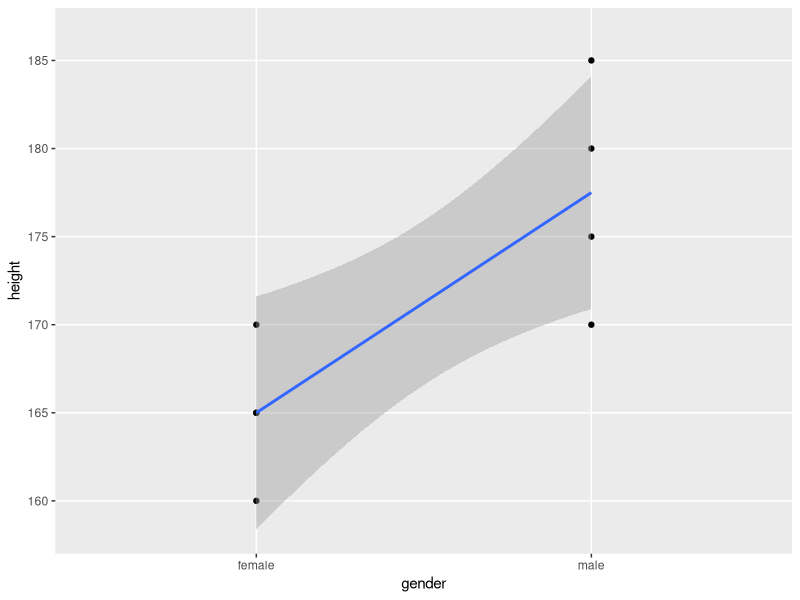
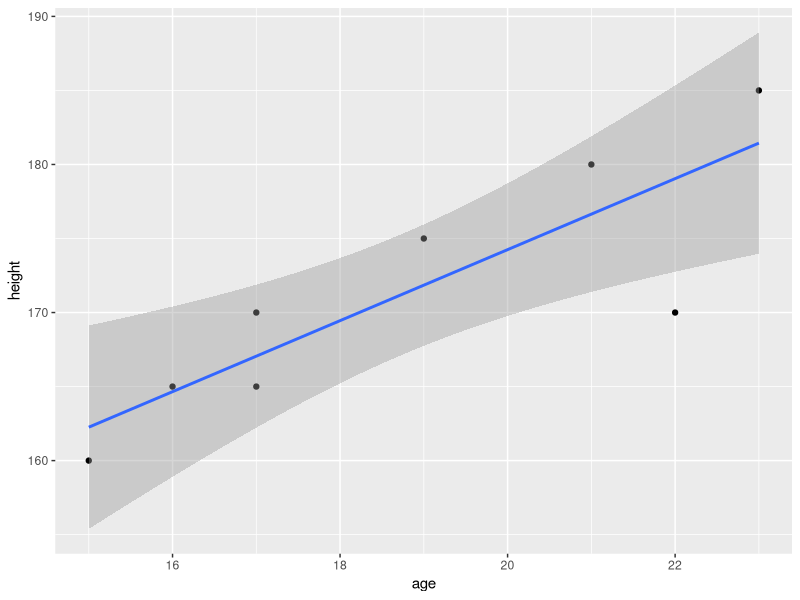
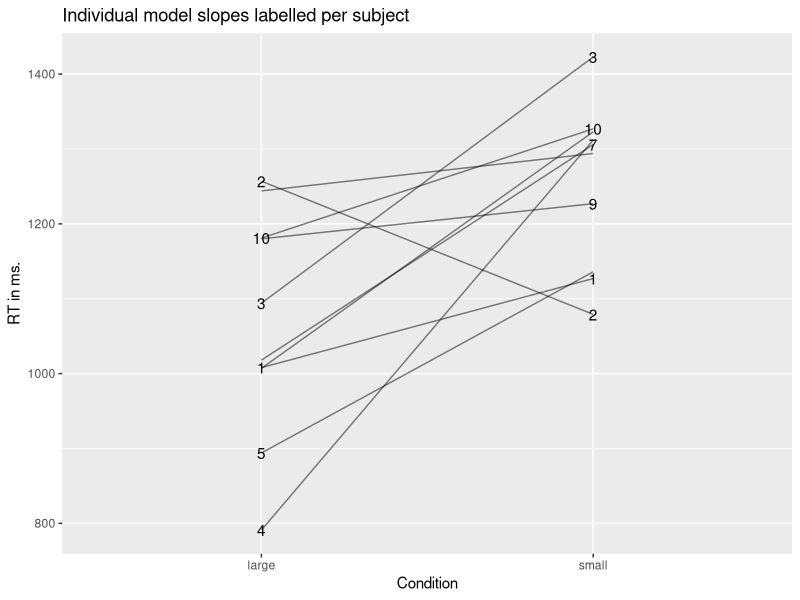
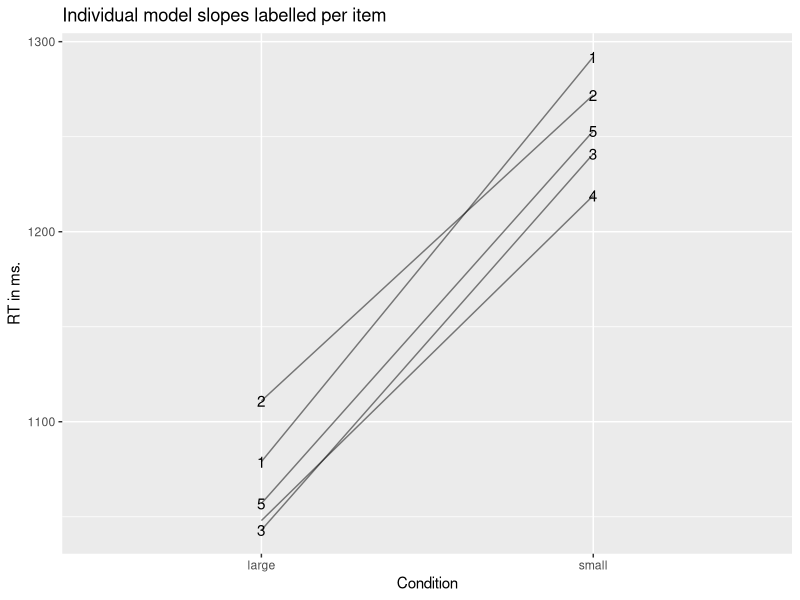
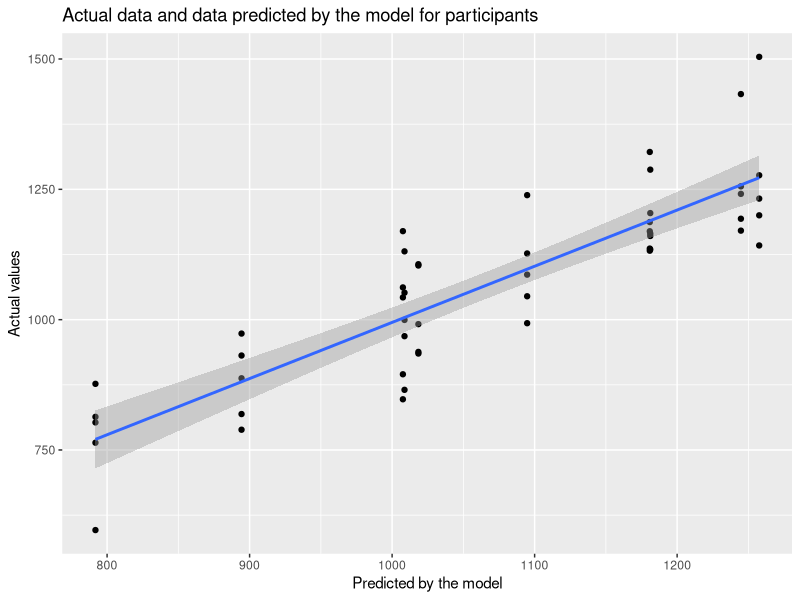
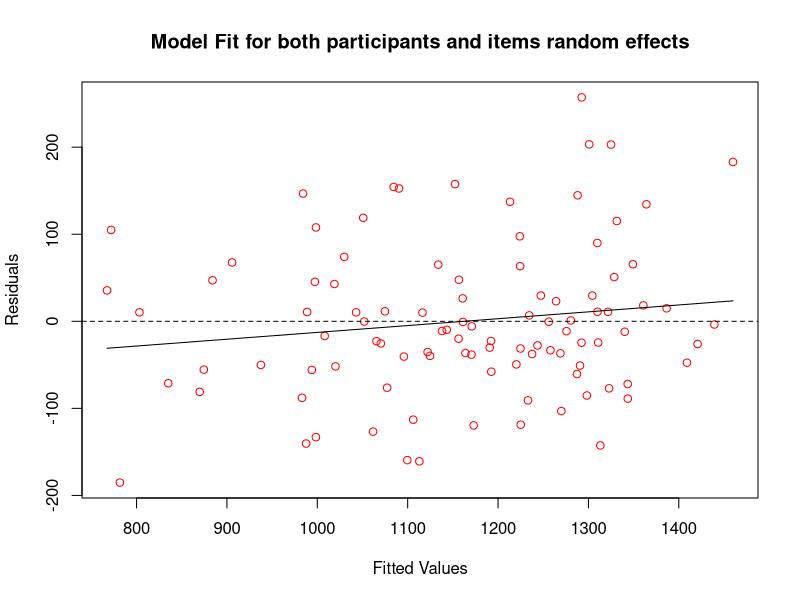
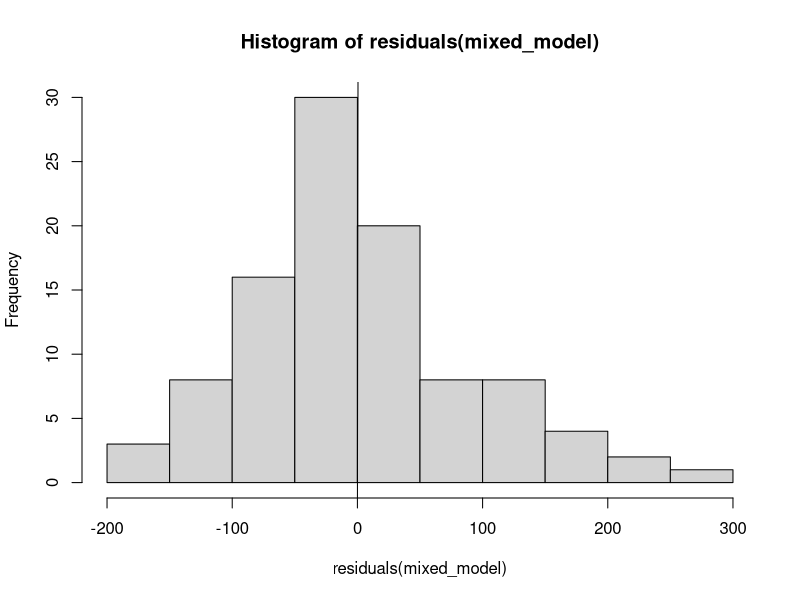
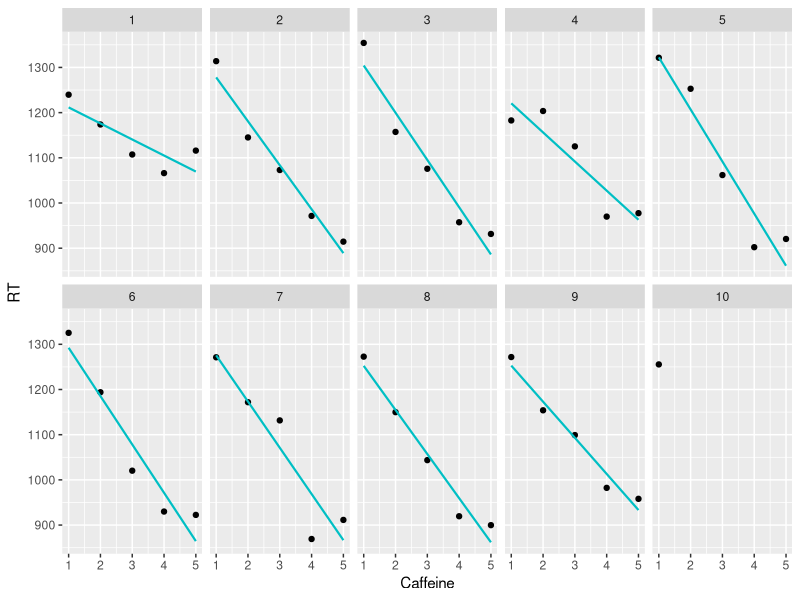

Source code (R) for these figures, in order: (Note: this script raises an error after producing the figures.)
library(lme4) # needed for linear mixed models
library(lmerTest) # gives us p-values for parameters in linear mixed models 
library(emmeans) # allows us to run pairwise comparisons/contrsasts
library(tidyverse) # load the tidyverse packages
library(ordinal) # needed for CLMM - cumulative link mixed models for ordinal data

# Linear model
subject <- seq(1:8)
gender <- c(rep("male",4), rep("female",4))
height <- c(170, 180, 175, 185, 160, 170, 165, 165)

genderheightdata <- as.tibble(cbind(subject, gender, height))

genderheightdata$gender <- as.factor(genderheightdata$gender)

genderheightdata

ourmodel <- lm(height ~ gender, data = genderheightdata)
summary(ourmodel)

ggplot(genderheightdata, aes(x = gender, y = height, group = 1)) + 
  geom_point() +
  geom_smooth(method = "lm")

age <- c(22, 21, 19, 23, 15, 17, 16, 17)

ageheightdata <- as.tibble(cbind(subject, age, height))

ageheightdata

ourmodel <- lm(height ~ age, data = ageheightdata)
summary(ourmodel)

ggplot(ageheightdata, aes(x = age, y = height)) + 
  geom_point() +
  geom_smooth(method = "lm")

# Start of random slopes and intercepts simulation ####
subject <- rep(1:10, each = 10)
condition <- rep(c("large", "small"), 50)
item <- rep(rep(1:5), 20)

data <- arrange(as.tibble(cbind(subject, condition, item)), -desc(condition))
data <- arrange(data, desc(item))

set.seed(1234)
rt <- c(rnorm(10, 800, 100), rnorm(10, 1000, 100),
        rnorm(10, 800, 100), rnorm(10, 1000, 100),
        rnorm(10, 800, 100), rnorm(10, 1000, 100),
        rnorm(10, 800, 100), rnorm(10, 1000, 100),
        rnorm(10, 800, 100), rnorm(10, 1000, 100))

fulldata <- arrange(cbind(data, rt), -desc(subject))

set.seed(1)
baseline <- c(rep(runif(1, 0, 500), 5),
              rep(runif(1, 0, 500), 5),
              rep(runif(1, 0, 500), 5),
              rep(runif(1, 0, 500), 5),
              rep(runif(1, 0, 500), 5),
              rep(runif(1, 0, 500), 5),
              rep(runif(1, 0, 500), 5),
              rep(runif(1, 0, 500), 5),
              rep(runif(1, 0, 500), 5),
              rep(runif(1, 0, 500), 5),
              rep(runif(1, 0, 500), 5),
              rep(runif(1, 0, 500), 5),
              rep(runif(1, 0, 500), 5),
              rep(runif(1, 0, 500), 5),
              rep(runif(1, 0, 500), 5),
              rep(runif(1, 0, 500), 5),
              rep(runif(1, 0, 500), 5),
              rep(runif(1, 0, 500), 5),
              rep(runif(1, 0, 500), 5),
              rep(runif(1, 0, 500), 5))

fulldata <- fulldata %>% arrange(subject, desc(condition))

fulldata$rt <- fulldata$rt + baseline 

mixed_model <- lmer(rt ~ condition + (1 | subject) + (1 | item), data = fulldata)
summary(mixed_model)

mixed_model_null <- lmer(rt ~ (1 | subject) + (1 | item), data = fulldata)
summary(mixed_model_null)

anova(mixed_model, mixed_model_null)

coef(mixed_model)

mixed_model <- lmer(rt ~ condition + (1 + condition | subject) + (1 + condition | item), data = fulldata)
summary(mixed_model)

mixed_model_null <- lmer(rt ~ (1 + condition | subject) + (1 + condition | item), data = fulldata)
summary(mixed_model_null)

anova(mixed_model, mixed_model_null)

coef(mixed_model)

# Plot intercepts and slopes ####
# First by subjects ####
intercepts <- coef(mixed_model)$subject[1]
slopes <- coef(mixed_model)$subject[2]

large <- unlist(intercepts, recursive = TRUE, use.names = F)
small <- unlist(intercepts, recursive = TRUE, use.names = F) + 
  unlist(slopes, recursive = TRUE, use.names = F)
rt <- c(large, small)
condition <- c(rep("large", 10), rep("small", 10))

subject <- c(1, 10, 2, 3, 4, 5, 6, 7, 8, 9, 1, 10, 2, 3, 4, 5, 6, 7, 8, 9)

data <- arrange(as.tibble(cbind(subject, condition, rt)), -desc(subject))

data$rt <- as.integer(data$rt)
data$condition <- as.factor(data$condition)
data$subject <- as.factor(data$subject)

data %>% group_by(condition) %>% summarise(mean(as.integer(rt)))

ggplot(data, aes (x = condition, y = rt, group = subject, label = subject)) + 
  geom_line(alpha = .5) +
  geom_text(check_overlap = T) +
  labs(x = "Condition", y = "RT in ms.", title = "Individual model slopes labelled per subject")

# Now by items ####
intercepts <- coef(mixed_model)$item[1]
slopes <- coef(mixed_model)$item[2]

large <- unlist(intercepts, recursive = TRUE, use.names = F)
small <- unlist(intercepts, recursive = TRUE, use.names = F) + 
  unlist(slopes, recursive = TRUE, use.names = F)
rt <- c(large, small)
condition <- c(rep("large", 5), rep("small", 5))

item <- c(1:5, 1:5)

data <- arrange(as.tibble(cbind(item, condition, rt)), -desc(item))

data$rt <- as.integer(data$rt)
data$condition <- as.factor(data$condition)
data$item <- as.factor(data$item)

data %>% group_by(condition) %>% summarise(mean(as.integer(rt)))

ggplot(data, aes (x = condition, y = rt, group = item, label = item)) + 
  geom_line(alpha = .5) +
  geom_text(check_overlap = T) +
  labs(x = "Condition", y = "RT in ms.", title = "Individual model slopes labelled per item")

# Comparing model subject intercept and slopes to the actual data
intercepts <- coef(mixed_model)$subject[1]
slopes <- coef(mixed_model)$subject[2]
model_estimates <- as.tibble(cbind(intercepts, slopes))
model_estimates$subject <- c(1, 10, 2, 3, 4, 5, 6, 7, 8, 9)
colnames(model_estimates) <- c("estimated_large", "estimated_small", "subject")

model_estimates <- transmute(model_estimates, subject = as.character(subject), 
                             estimated_large, estimated_small = estimated_large + 
                               estimated_small)

# reshaping the actual data 
agg_data <- spread(fulldata, key = "condition", value = "rt")

# bring together the model estimates with the actual data
together <- full_join(model_estimates, agg_data, by = "subject")

# plot the actual data against the data predicted by the model
together %>% 
  ggplot(aes(x = estimated_large, y = large)) + 
  geom_point() +
  geom_smooth(method = "lm") +
  labs(x = "Predicted by the model", y = "Actual values", 
       title = "Actual data and data predicted by the model for participants")

# Checking fit of residuals against fitted values
plot(fitted(mixed_model), residuals(mixed_model), 
     xlab = "Fitted Values", ylab = "Residuals", 
     main = "Model Fit for both participants and items random effects",
     col = "red")
abline(h = 0, lty = 2)
lines(smooth.spline(fitted(mixed_model), residuals(mixed_model)))

# Checking out the residuals
hist(residuals(mixed_model))
qqline(residuals(mixed_model))

# Illustration of partial pooling ####
# Inspired bt Tristan Mahr’s worked example: 
# https://www.tjmahr.com/plotting-partial-pooling-in-mixed-effects-models/

subject <- rep(1:10, each = 5)
caffeine <- rep(rep(1:5), 10)

data <- arrange(as.tibble(cbind(subject, caffeine)), caffeine)

set.seed(1234)
rt <- c(rnorm(10, 1300, 50),
        rnorm(10, 1200, 55),
        rnorm(10, 1100, 55),
        rnorm(10, 1000, 60),
        rnorm(10, 1000, 80))

data_all <- arrange(cbind(data, rt), subject)

data_all[subject == 10 & caffeine != 1,]$rt <- NA

ggplot(data_all, aes (x = caffeine, y = rt)) + 
  geom_point() +
  geom_smooth(data = data_all, method = "lm", se = FALSE, colour = "#00BFC4", size = .75, linetype = 1) +
  facet_wrap(subject, nrow = 2) +
  labs(x = "Caffeine", y = "RT") + 
  theme(legend.position = "top")

no_pooling <- as.tibble(lmList(rt ~ caffeine | subject, data_all) %>% 
                          coef() %>% 
                          # Subject IDs are stored as row-names. Make them an explicit column
                          rownames_to_column("subject") %>% 
                          rename(Intercept = `(Intercept)`, Slope = caffeine) %>% 
                          add_column(Model = "No pooling"))

no_pooling$subject <- as.integer(no_pooling$subject)

model_pooled <- lm(rt ~ caffeine, data_all) 

# Repeat the intercept and slope terms for each participant
pooled <- data_frame(
  Model = "Complete pooling",
  subject = as.integer(unique(data_all$subject)),
  Intercept = coef(model_pooled)[1], 
  Slope = coef(model_pooled)[2])

# Join the raw data so we can use plot the points and the lines.
models <- bind_rows(pooled, no_pooling) %>% 
  left_join(data_all, by = "subject")

models$subject <- as.factor(models$subject)

p_model_comparison <- ggplot(models) + 
  aes(x = caffeine, y = rt) + 
  geom_abline(aes(intercept = Intercept, slope = Slope, color = Model),
              size = .75) + 
  geom_point() +
  facet_wrap(~ subject, nrow = 2) +
  labs(x = "Caffeine", y = "RT") + 
  theme(legend.position = "top")

p_model_comparison

m <- lmer(rt ~ 1 + caffeine + (1 + caffeine | subject), data_all)

partial_pooling <- coef(m)[["subject"]] %>% 
  as_tibble() %>% 
  rownames_to_column("subject") %>% 
  rename(Intercept = `(Intercept)`, Slope = caffeine) %>% 
  add_column(Model = "Partial pooling")

partial_pooling$subject <- as.integer(partial_pooling$subject)

df_models <- bind_rows(pooled, no_pooling, partial_pooling) %>% 
  left_join(data_all, by = "subject")

# Replace the data-set of the last plot
p_model_comparison %+% df_models

# Linear mixed model (LMM) for 1-factor (repeated measures) with three levels ####
DV <- read_csv("DV_1factor.csv", 
                       col_types = cols(Condition = col_factor(levels = c("Neutral", 
                                                                          "Positive", "Negative"))))
DV$Condition <- relevel(DV$Condition, ref = 3)

ggplot(DV, aes(x = Condition, y = Gaze, colour = Condition)) + 
  geom_boxplot() + 
  guides(colour = FALSE)

ggplot(DV, aes(x = Condition, y = Gaze, colour = Condition)) + 
  geom_violin() + 
  geom_jitter(width = .1, alpha = .5) + 
  stat_summary(fun.data = "mean_cl_boot", colour = "black") + 
  guides(colour = FALSE)

model.null <- lmer(Gaze ~ (1 + Condition | Subject) + (1 + Condition|Item), 
                   data = DV, REML = TRUE)

model.full <- lmer(Gaze ~ Condition + (1 + Condition | Subject) + (1 + Condition | Item), 
                   data = DV, REML = TRUE)

anova(model.null, model.full)
summary(model.full)

# GLMM for binomial data - 1-factor with(repeated measures) with 3 levels 
RO <- read_csv("RO.csv", col_types = cols(Condition = col_factor(levels = c("Neutral", 
                                                                            "Positive", "Negative"))))

data_agg <- RO %>% 
  group_by(Condition) %>% 
  summarise(mean=mean(DV), sd=sd(DV))

ggplot(data_agg, aes(x = Condition, y = mean, fill = Condition)) + 
  geom_col() +
  guides(fill = FALSE)

model.full <- glmer(DV ~ Condition + (1 + Condition | Subject) +
                      (1 + Condition | Item), data = RO, family = binomial)

model.interceptonly <- glmer(DV ~ Condition + (1 | Subject) + (1 | Item), 
                             data = RO, family = binomial)

model.null <- glmer(DV ~ (1 | Subject) + (1 | Item), data = RO, family = binomial)

anova(model.interceptonly, model.null)

# LMM for 2x2 repeated measures factorial design ####
DV <- read_csv("DV.csv")

DV$Sentence <- as.factor(DV$Sentence)
DV$Context <- as.factor(DV$Context)

# Set up contrast coding
contrasts(DV$Sentence) <- matrix(c(.5, -.5))
contrasts(DV$Context) <- matrix(c(.5, -.5))

# Visualise
ggplot(DV, aes(x = Context:Sentence, y = RT, colour = Context:Sentence)) + 
  geom_violin() + 
  geom_jitter(width = .1, alpha = .1) + 
  stat_summary(fun.data = "mean_cl_boot", colour="black") + 
  guides(colour = FALSE)

data_agg <- DV %>% 
  group_by(Context, Sentence) %>% 
  summarise_at("RT", funs(mean, sd), na.rm=TRUE)

data_agg$SE <- data_agg$sd/sqrt(60)

# Not used
#ggplot(data_agg, aes(x=Context:Sentence, y=mean, fill=Context:Sentence)) + geom_col() + 
#  geom_errorbar(aes(ymin=mean-SE, ymax=mean+SE, width=.5)) + guides(fill=FALSE)

ggplot(data_agg, aes(x = Context, y = mean, group = Sentence, colour = Sentence)) + 
  geom_line() + 
  geom_point() + 
  ylim(1200,1800) + 
  labs(title = "Plot of RT by Condition with SE bars", y = "Mean RT (ms.)") +
  geom_errorbar(aes(ymin = mean - SE, ymax = mean + SE, width = .1)) + 

model.full <- lmer(RT ~ Context * Sentence + (1 + Context * Sentence | Subject) + 
                    (1 + Context * Sentence | Item), data = DV, REML = TRUE)

model.null <- lmer(RT ~ (1 + Context * Sentence | Subject) + 
                     (1 + Context * Sentence | Item), data = DV, REML = TRUE)

anova(model.full, model.null)
summary(model.full)

emmeans(model.full, pairwise ~ Context * Sentence, adjust="none")

# CLMM for ordinal data ####
Main <- read_csv("Main.csv")

Main$Subject <- as.factor(Main$Subject)
Main$Image <- as.factor(Main$Image)
Main$SportType <- as.factor(Main$SportType)
Main$VideoCondition <- as.factor(Main$VideoCondition)

# VideoCondition 2=congruent, 3=Incongruent, 4=neutral
Main$VideoCondition <- recode(Main$VideoCondition, 
                               "2"="Congruent", "3"="Incongruent", "4"="Neutral")

Main %>%
  ggplot(aes(x = VideoCondition, y = ratings, colour = VideoCondition)) +
  geom_violin() +
  geom_jitter(width = .1, alpha = .2) +
  stat_summary(fun.data = "mean_cl_boot", colour = "black") +
  guides(colour = FALSE) +
  labs( x = "Condition", y = "Rating", title = "Rating Scores by Condition")

# Set up model - first need to set our DV as an ordered factor
Main$ratings <- as.ordered(Main$ratings)
model.clm.null <- clmm(ratings ~ 1 + (1 + VideoCondition|Subject) + 
                         (1 + VideoCondition|SportType) + 
                         (1 + VideoCondition|Image), data = Main)

model.clm4 <- clmm(ratings ~ VideoCondition + (1 + VideoCondition|Subject) + 
                     (1 + VideoCondition|SportType) + 
                     (1 + VideoCondition|Image), data = Main)

anova(model.clm.null, model.clm4)

emmeans(model.clm4, pairwise ~ VideoCondition, adjust = "none")

# Build and examine normality of residuals with data untransformed
model.full <- lmer(RT ~ Context * Sentence + (1 + Context * Sentence | Subject) + 
                     (1 + Context * Sentence | Item), data = DV, REML = TRUE)

qqnorm(residuals(model.full))
summary(model.full)

# Build and examine normality of residuals with data log transformed 
model.full <- lmer(log(RT) ~ Context * Sentence + (1 + Context * Sentence | Subject) + 
                     (1 + Context * Sentence | Item), data = DV, REML = TRUE)

qqnorm(residuals(model.full))
summary(model.full)

# Build and examine normality of residuals with GLMM under the Gamma distribution - 
# simplified random effects structure needed to converge
model.full <- glmer(RT ~ Context * Sentence + (1 + Context | Subject) + 
                      (1 + Context | Item), data = DV, family = Gamma)

qqnorm(residuals(model.full))
summary(model.full)
